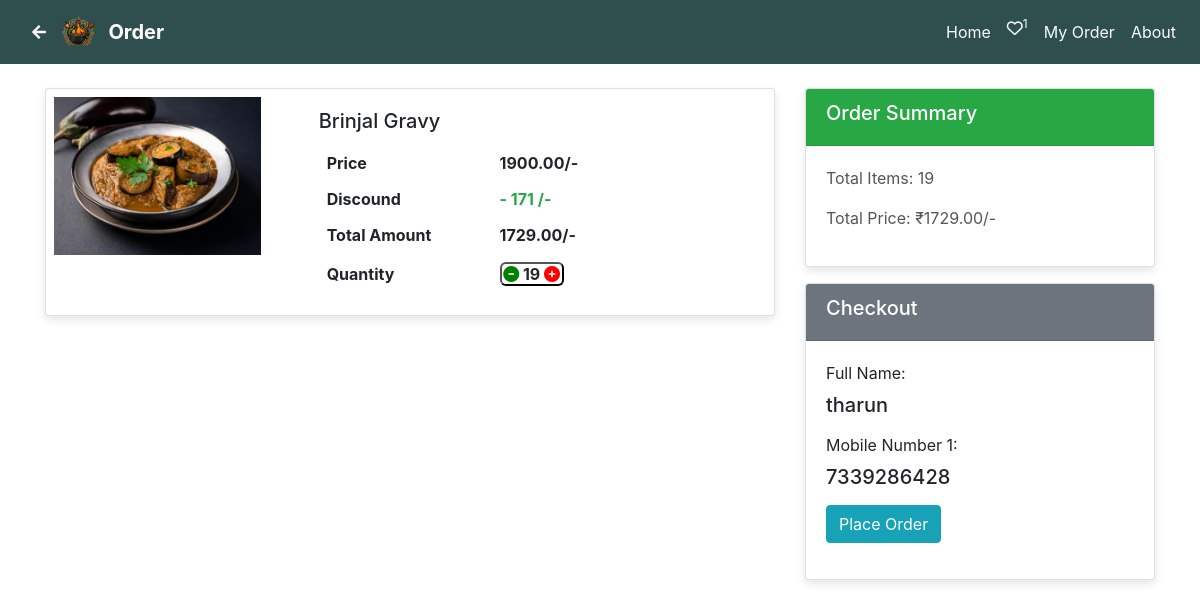
Page /second page.php?fav_order_product (signed in) on the earlier database version.
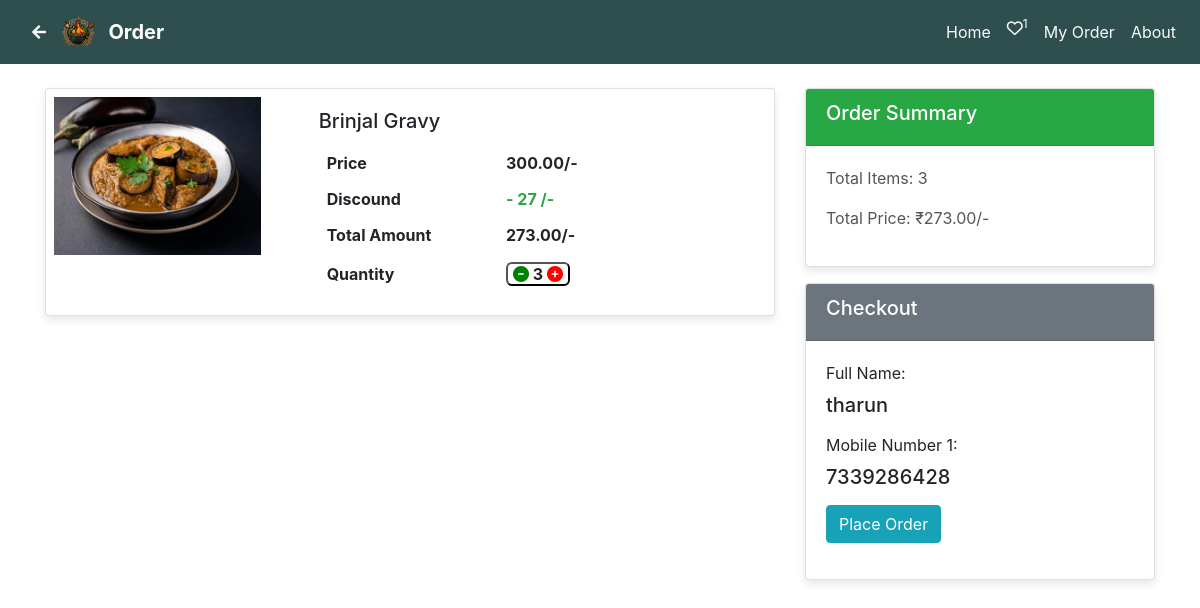
Same page on the later database version.
### tables this page shows
CREATE TABLE `fav` (
  `fav_id` int(5) NOT NULL,
  `product_id` int(3) NOT NULL,
  `user_id` int(5) NOT NULL,
  `qty` int(3) DEFAULT 1,
  `c_price` decimal(10,2) DEFAULT NULL,
  `fav_c_price` decimal(10,2) DEFAULT NULL,
  `p_price` decimal(10,2) DEFAULT NULL,
  `fav_p_price` decimal(10,2) DEFAULT NULL
);

CREATE TABLE `product` (
  `product_id` int(3) NOT NULL,
  `product_name` varchar(50) DEFAULT NULL,
  `product_scale` varchar(100) DEFAULT NULL,
  `product_des` varchar(500) DEFAULT NULL,
  `product_keyword` varchar(500) DEFAULT NULL,
  `product_cat` varchar(20) DEFAULT NULL,
  `product_img` varchar(100) DEFAULT NULL,
  `product_img2` varchar(100) DEFAULT NULL,
  `product_img3` varchar(100) DEFAULT NULL,
  `product_stock` int(3) DEFAULT NULL,
  `product_price` int(5) DEFAULT NULL,
  `product_off` int(2) DEFAULT NULL,
  `product_c_price` int(5) DEFAULT NULL,
  `status` int(1) DEFAULT 1
);

CREATE TABLE `user` (
  `user_id` int(5) NOT NULL,
  `user_name` varchar(20) DEFAULT NULL,
  `user_email` varchar(30) DEFAULT NULL,
  `user_pass` varchar(20) DEFAULT NULL,
  `mob_num1` bigint(10) DEFAULT NULL,
  `mob_num2` bigint(10) DEFAULT NULL
);

### fav.php (called while the page is built, shortened)
<?php
if (isset($_SESSION['user_id'])) {
    $user_id = $_SESSION['user_id'] ;
}
            ?>

### fav_place_order.php (the view, shortened to what the rows shown need)
<?php
if (isset($_GET['fav_order_product'])) {
    if (isset($user_id)) {
        function fav_place_order()
        {
            global $user_id, $con;
            $select_qry = "SELECT MIN(qty) AS min_qty from fav WHERE user_id=$user_id";
            $result_qry = mysqli_query($con, $select_qry);
            $row = mysqli_fetch_array($result_qry);
            $min_qty = $row['min_qty'];
            if (isset($_POST['submit']) && $min_qty != 0) {
                $select_qry = "SELECT * FROM fav where user_id=$user_id";
                $result_qry = mysqli_query($con, $select_qry);
                while ($row = mysqli_fetch_array($result_qry)) {
                    $product_id = $row['product_id'];
                    $product_qty = $row['qty'];
                    $product_price
                        = $row['fav_c_price'];
                    $insert_qry = "INSERT INTO user_order(product_id,user_id,qty,total_price,o_date,d_date)values($product_id,$user_id,$product_qty, $product_price,now(),DATE_ADD(NOW(),INTERVAL 1 HOUR))";
                    $result_insert = mysqli_query($con, $insert_qry);
                    $last_id=mysqli_insert_id($con);
                    $update_qry = "UPDATE product SET product_stock=product_stock-$product_qty where product_id=$product_id";
                    $result_update = mysqli_query($con, $update_qry);
                }
                if ($result_insert) {
                     $select_qry="SELECT d_date from user_order Where o_id=$last_id";
                     $result_qry=mysqli_query($con,$select_qry);
                    $row=mysqli_fetch_array($result_qry);
                    ?>
                    <div class="svg">
                        <div class="confirmation-container">
                            <div class="checkmark-container">
                                <div class="checkmark"></div>
                            </div>
                            <h1>Order Confirmed!</h1>
                            <p>Your order has been successfully placed and will be delivered on <?php echo $row['d_date']; ?>. <br>Thank you for choosing us.</p>
                            <a href="second page.php?order" class=" nav-link order-button">Go to My Order</a>
                        </div>
                    </div>
                    <?php
                }
            } else {
                $select_fav = "SELECT product_id,qty,c_price,fav_c_price,p_price,fav_p_price from fav where user_id=$user_id";
                $resulr_fav = mysqli_query($con, $select_fav);
                ?>
                <div class="container my-3">
                    <div class="row">
                        <div class="col-lg-8 col-md-7 col-sm-12 mb-3" id="product-cards">
                            <?php
                            while ($row_fav = mysqli_fetch_array($resulr_fav)) {
                                $product_id = $row_fav['product_id'];
                                $product_price = $row_fav['fav_p_price'];
                                $product_price_c = $row_fav['fav_c_price'];
                                $fav_qty = $row_fav['qty'];
                                $select_product = "SELECT product_name,product_img,product_stock FROM product WHERE product_id=$product_id";
                                $result_product = mysqli_query($con, $select_product);
                                $row = mysqli_fetch_array($result_product);
                                $product_image = $row['product_img'];
                                $product_name = $row['product_name'];
                                $product_stock = $row['product_stock'];
                                if ($product_stock >= $fav_qty) {
                                    $product_qty = $fav_qty;
                                } else {
                                    $product_qty = $product_stock;
                                    $update_qry = "UPDATE fav SET qty=$product_qty where product_id=$product_id and user_id=$user_id";
                                    $update_result = mysqli_query($con, $update_qry);
                                }
                                ?>
                                <div class="card md-3">
                                    <div class="row g-0">
                                        <div class="col-md-4">
                                            <a href='second page.php?view=<?php echo $product_id; ?>'><img src="./admin/product_image/<?php echo $product_image; ?>"
                                                class="img-fluid rounded-start p-2" alt="<?php echo $product_name; ?>"></a>
                                        </div>
                                        <div class="col-md-8">
                                            <div class="card-body">
                                                <h5 class="card-title"><?php echo $product_name; ?></h5>
                                                <table>
                                                    <tr>
                                                        <th class='p-2'>
                                                            Price
                                                        </th>
                                                        <th>
                                                            <spam id="product_price"><?php echo $product_price; ?></spam>/-
                                                        </th>
                                                    </tr>
                                                    <tr>
                                                        <th class='p-2'>
                                                            Discound
                                                        </th>
                                                        <th class='text-success'>-
                                                            <spam id="product_discount"><?php echo $product_price - $product_price_c; ?>
                                                            </spam>
                                                            /-
                                                        </th>
                                                    </tr>
                                                    <tr>
                                                        <th class='p-2'>
                                                            Total Amount
                                                        </th>
                                                        <th>
                                                            <spam id="total_price"><?php echo $product_price_c; ?></spam>/-
                                                        </th>
                                                    </tr>
                                                    <tr>
                                                        <th class='p-2'>
                                                            Quantity
                                                        </th>
                                                        <th>
                                                            <div class='quantity'>
                                                                <a href='second page.php?dec_id=<?php echo $product_id; ?>' class='dec'><i
                                                                        class='fa-solid fa-circle-minus'></i></a>
                                                                <span><?php echo $product_qty; ?></span>
                                                                <a href='second page.php?inc_id=<?php echo $product_id; ?>' class='inc'><i
                                                                        class='fa-solid fa-circle-plus'></i><a>
                                                            </div>
                                                        </th>
                                                    </tr>
                                                </table>
                                            </div>
                                        </div>
                                    </div>
                                </div>
                                <?php
                            }
                            ?>
                        </div>
                        <?php
                        $select_qry = "SELECT SUM(qty) as total_qty,SUM(fav_c_price) as total_price FROM fav where user_id=$user_id";
                        $resulr_qry = mysqli_query($con, $select_qry);
                        $row = mysqli_fetch_array($resulr_qry);
                        $total_item = $row['total_qty'];
                        $total_price = $row['total_price'];
                        ?>
                        <div class="col-lg-4 col-md-5 col-sm-12">
                            <div class="card mb-3">
                                <div class="card-header bg-success text-white">
                                    <h5>Order Summary</h5>
                                </div>
                                <div class="card-body">
                                    <p>Total Items: <?php echo $total_item; ?> </p>
                                    <p>Total Price: ₹<?php echo $total_price; ?>/-</p>
                                </div>
                            </div>
                            <?php
                            $select_qry = "SELECT user_name,mob_num1,mob_num2 FROM user where user_id=$user_id";
                            $resulr_qry = mysqli_query($con, $select_qry);
                            $row = mysqli_fetch_array($resulr_qry);
                            $user_name = $row['user_name'];
                            $user_mob1 = $row['mob_num1'];
                            ?>
                            <div class="card">
                                <div class="card-header bg-secondary text-white">
                                    <h5>Checkout</h5>
                                </div>
                                <div class="card-body">
                                    <form id="order-form" action="" method="post">
                                        <div class="mb-3">
                                            <label for="name" class="form-label">Full Name: </label>
                                            <h5><?php echo $user_name; ?></h5>
                                        </div>
                                        <div class="mb-3">
                                            <label for="mobile" class="form-label">Mobile Number 1:</label>
                                            <h5><?php echo $user_mob1; ?></h5>
                                        </div>
                                        <?php
                                        $select_qry = "SELECT MIN(qty) AS min_qty from fav WHERE user_id=$user_id";
                                        $result_qry = mysqli_query($con, $select_qry);
                                        $row = mysqli_fetch_array($result_qry);
                                        $min_qty = $row['min_qty'];
                                        ?>
                                        <input type="submit" name="submit" class="btn btn-info" value="Place Order" <?php if ($min_qty <= 0) {
                                            echo 'id="disabled"';
                                        } ?>>
                                    </form>
                                </div>
                            </div>
                        </div>
                    </div>
                </div>
                <?php
            }
        }
    } else {
        echo "<script>window.location.href='login_logout.php?login';</script>";
    }
}
?>

Differences in the rows shown:
changed fav "Brinjal Gravy": fav_p_price "1900.00" → "300.00"; $product_price - $product_price_c "171" → "27"; fav_c_price "1729.00" → "273.00"; qty "19" → "3"
Other differences:
$total_item: "19" → "3"
$total_price: "1729.00" → "273.00"
